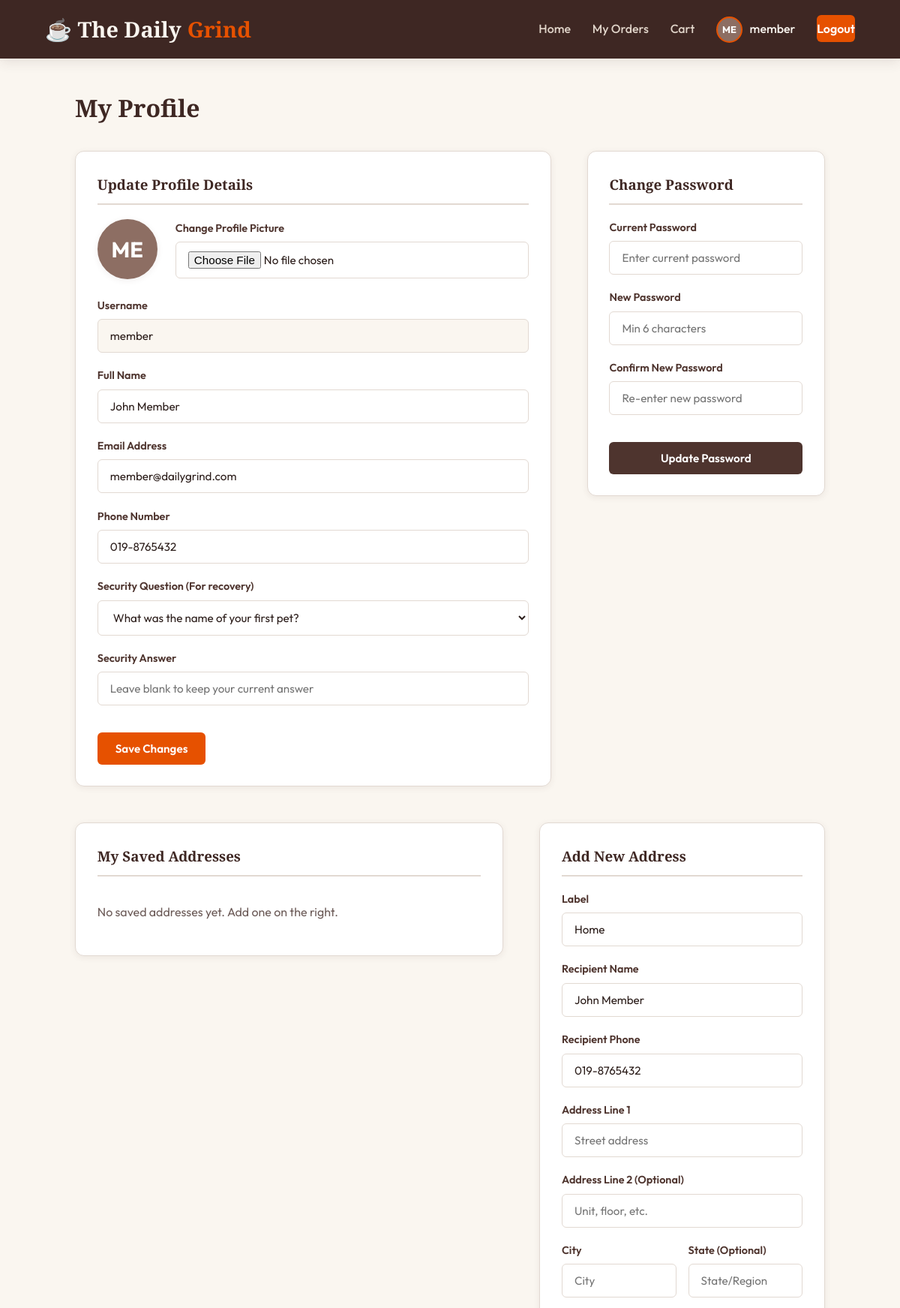
Page /profile.php (signed in, upper part) on the earlier database version.
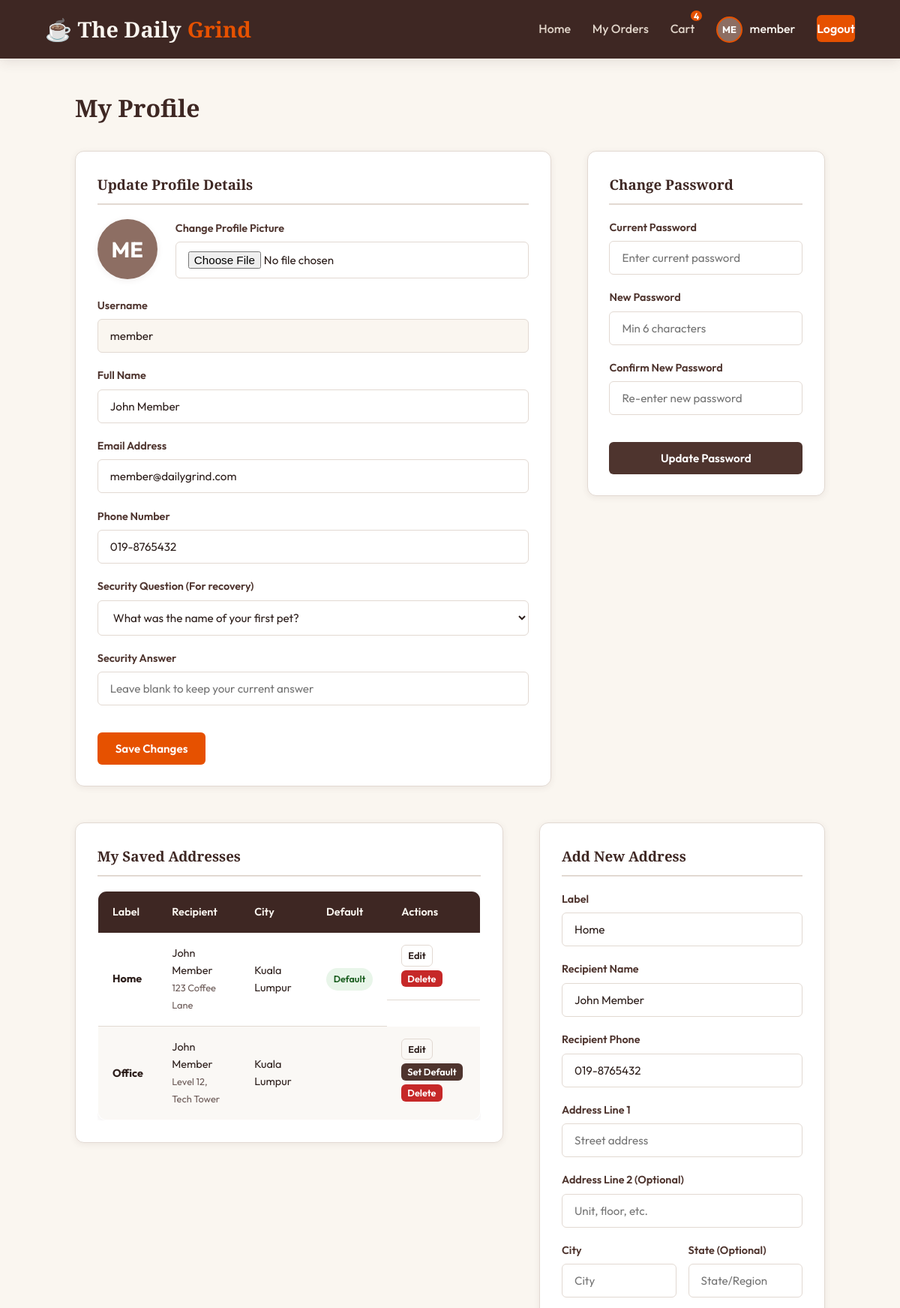
Same page on the later database version.
### tables this page shows
CREATE TABLE `user_addresses` (
  `id` INT AUTO_INCREMENT PRIMARY KEY,
  `user_id` INT NOT NULL,
  `address_label` VARCHAR(50) NOT NULL DEFAULT 'Home', 
  `recipient_name` VARCHAR(100) NOT NULL,            
  `recipient_phone` VARCHAR(20) NOT NULL,
  `address_line_1` VARCHAR(255) NOT NULL,
  `address_line_2` VARCHAR(255) DEFAULT NULL,
  `city` VARCHAR(100) NOT NULL,
  `state` VARCHAR(100) DEFAULT NULL,
  `zip_code` VARCHAR(20) NOT NULL,
  `is_default` TINYINT(1) NOT NULL DEFAULT 0,          
  `created_at` TIMESTAMP DEFAULT CURRENT_TIMESTAMP,
  FOREIGN KEY (`user_id`) REFERENCES `users` (`id`) ON DELETE CASCADE,
  INDEX `idx_user_addresses_lookup` (`user_id`)        
);

### includes/auth.php (called while the page is built, shortened)
<?php
function is_logged_in() {
    return isset($_SESSION['user_id']);
}
function is_admin() {
    return is_logged_in() && isset($_SESSION['user_role']) && $_SESSION['user_role'] === 'admin';
}
function is_member() {
    return is_logged_in() && isset($_SESSION['user_role']) && $_SESSION['user_role'] === 'member';
}
?>

### profile.php (the view, shortened to what the changed rows need)
<?php
require_once __DIR__ . '/includes/header.php';
$user = get_logged_in_user($pdo);
$addr_action = $_GET['addr_action'] ?? 'list';
$addr_id = isset($_GET['addr_id']) ? intval($_GET['addr_id']) : 0;
$addr_list_stmt = $pdo->prepare("SELECT * FROM user_addresses WHERE user_id = ? ORDER BY is_default DESC, id ASC");
$addr_list_stmt->execute([$user['id']]);
$user_addresses = $addr_list_stmt->fetchAll();
?>
<div style="max-width: 1000px; margin: 0 auto;">
    <h1 style="margin-bottom: 2rem;">My Profile</h1>
    <div style="display: grid; grid-template-columns: 1.5fr 1fr; gap: 3rem; align-items: start; margin-top: 3rem;">
        <section class="admin-panel">
            <h3>My Saved Addresses</h3>
            <?php if (empty($user_addresses)): ?>
                <p style="color: var(--text-muted); padding: 1rem 0;">No saved addresses yet. Add one on the right.</p>
            <?php else: ?>
                <div class="table-responsive">
                    <table class="table" style="font-size: 0.9rem;">
                        <thead>
                            <tr>
                                <th>Label</th>
                                <th>Recipient</th>
                                <th>City</th>
                                <th>Default</th>
                                <th>Actions</th>
                            </tr>
                        </thead>
                        <tbody>
                            <?php foreach ($user_addresses as $a): ?>
                                <tr style="<?= ($addr_action === 'edit' && $addr_id === $a['id']) ? 'background-color: #FAF6F0;' : '' ?>">
                                    <td><strong><?= htmlspecialchars($a['address_label']) ?></strong></td>
                                    <td><?= htmlspecialchars($a['recipient_name']) ?><br><span style="font-size: 0.8rem; color: var(--text-muted);"><?= htmlspecialchars($a['address_line_1']) ?></span></td>
                                    <td><?= htmlspecialchars($a['city']) ?></td>
                                    <td>
                                        <?php if ($a['is_default']): ?>
                                            <span class="badge badge-active">Default</span>
                                        <?php endif; ?>
                                    </td>
                                    <td style="display: flex; gap: 0.3rem; flex-wrap: wrap;">
                                        <a href="profile.php?addr_action=edit&addr_id=<?= $a['id'] ?>" class="btn btn-secondary btn-sm" style="padding: 0.2rem 0.5rem; font-size: 0.8rem;">Edit</a>
                                        <?php if (!$a['is_default']): ?>
                                            <form action="profile.php" method="POST" style="margin: 0;">
                                                <button type="submit" class="btn btn-primary btn-sm" style="padding: 0.2rem 0.5rem; font-size: 0.8rem;">Set Default</button>
                                            </form>
                                        <?php endif; ?>
                                        <form action="profile.php" method="POST" style="margin: 0;">
                                            <button type="submit" class="btn btn-danger btn-sm confirm-action" data-confirm-message="Delete the '<?= htmlspecialchars($a['address_label']) ?>' address?" style="padding: 0.2rem 0.5rem; font-size: 0.8rem;">Delete</button>
                                        </form>
                                    </td>
                                </tr>
                            <?php endforeach; ?>
                        </tbody>
                    </table>
                </div>
            <?php endif; ?>
        </section>
    </div>
</div>
<?php
require_once __DIR__ . '/includes/footer.php';
?>

### includes/header.php (shortened to what the changed rows need)
<?php
$is_admin_dir = (strpos($_SERVER['SCRIPT_NAME'], '/admin/') !== false);
$base_path = $is_admin_dir ? '../' : './';
require_once __DIR__ . '/db.php';
require_once __DIR__ . '/auth.php';
$cart_count = 0;
if (is_logged_in() && is_member() && isset($pdo)) {
    $stmt = $pdo->prepare("SELECT SUM(quantity) as total_qty FROM cart WHERE user_id = ?");
    $stmt->execute([$_SESSION['user_id']]);
    $cart_result = $stmt->fetch();
    $cart_count = intval($cart_result['total_qty'] ?? 0);
}
?>
<!DOCTYPE html>
<html lang="en">
<head>
    <link rel="stylesheet" href="<?= $base_path ?>assets/css/style.css">
</head>
<body>
<header>
    <div class="nav-container">
        <nav>
            <ul class="nav-menu">
                <?php if (is_admin()): ?>
                    <li class="nav-item"><a href="<?= $base_path ?>admin/index.php">Dashboard</a></li>
                    <li class="nav-item"><a href="<?= $base_path ?>admin/categories.php">Categories</a></li>
                    <li class="nav-item"><a href="<?= $base_path ?>admin/products.php">Products</a></li>
                    <li class="nav-item"><a href="<?= $base_path ?>admin/vouchers.php">Vouchers</a></li>
                    <li class="nav-item"><a href="<?= $base_path ?>admin/members.php">Members</a></li>
                    <li class="nav-item"><a href="<?= $base_path ?>admin/orders.php">Orders</a></li>
                <?php elseif (is_member()): ?>
                    <li class="nav-item">
                        <a href="<?= $base_path ?>cart.php" class="cart-link">
                            Cart
                            <?php if ($cart_count > 0): ?>
                                <span class="cart-count"><?= $cart_count ?></span>
                            <?php endif; ?>
                        </a>
                    </li>
                <?php endif; ?>
            </ul>
        </nav>
    </div>
</header>
<main>

Differences in the rows shown:
added user_addresses: address_label "Home", recipient_name "John Member", address_line_1 "123 Coffee Lane", city "Kuala Lumpur", is_default "Default"
added user_addresses: address_label "Office", recipient_name "John Member", address_line_1 "Level 12, Tech Tower", city "Kuala Lumpur"
Other differences:
$cart_count: (not shown) → "4"
text no longer shown: "No saved addresses yet. Add one on the right."
text now shown: "Label Recipient City Default Actions"
